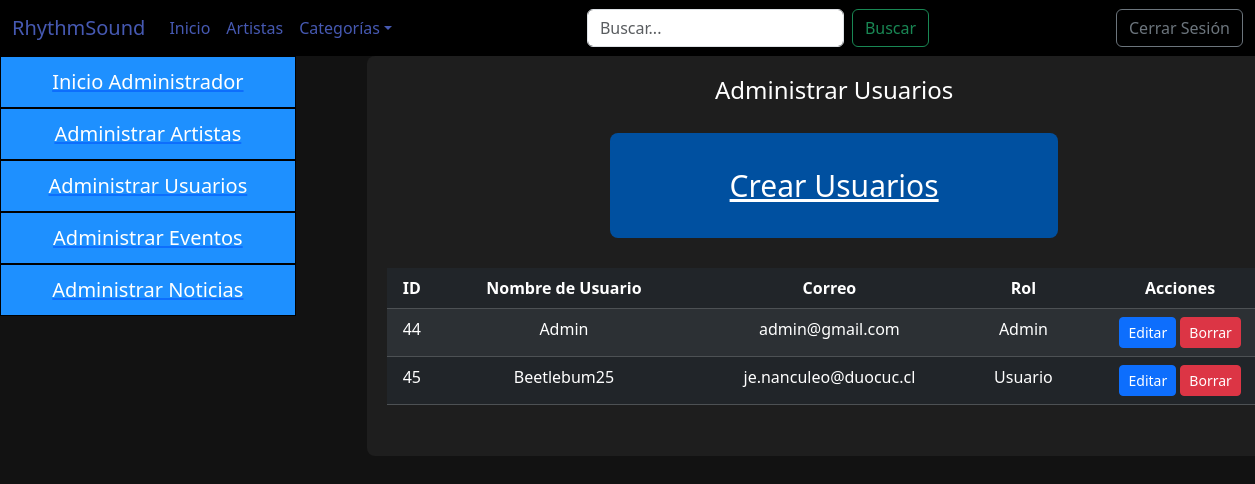
Screenshot of /listado_usuario/ (signed in) with the database file from the repository.
### rsound/models.py (models this page shows, shortened)
class Usuario(models.Model):
    idUsuario = models.AutoField(primary_key=True, verbose_name='Id de usuario')
    nombreUsuario = models.CharField(max_length=15)
    nombre = models.CharField(max_length=20)
    apellidos = models.CharField(max_length=40)
    numero_telefonico = models.CharField(max_length=20, verbose_name="Número Telefónico (+56)", default='0000000000')
    correo = models.EmailField(max_length=40)
    contraseña = models.CharField(max_length=128)
    fechacreacion = models.DateField(verbose_name='Fecha de creación', auto_now_add=True)
    rol = models.ForeignKey(Rol, on_delete=models.CASCADE)

class Rol(models.Model):
    idRol = models.AutoField(primary_key=True,verbose_name='Id rol')
    nombreRol = models.CharField(max_length=15, blank=True, null=True)

### rsound/views.py (the view)
# urls.py: path('listado_usuario/', listado_usuario, name='listado_usuario'),
def listado_usuario(request):
    roles = Rol.objects.all()
    usuario = Usuario.objects.all()
    contexto = {"roles": roles, "persona": usuario}
    return render(request, 'rsound/Admin/listado_usuario.html', contexto)

### rsound/templates/rsound/Admin/listado_usuario.html (shortened to what this page needs)
{% extends 'rsound/Plantilla.html' %}
{% load static %}
{% block css %}
<link rel="stylesheet" href="{% static 'rsound/css/administracion.css' %}">
{% endblock css %}
{% block Contenido %}
<div class="row fondogeneralosos">
    <div class="col-md-3 col-sm-12 col-12">
        <div class="navegador">
            <nav class="barranav">
                <ul>
                    <a href="{% url 'administracion' %}">
                        <li>Inicio Administrador</li>
                    </a>
                    <a href="{% url 'adminartistas' %}">
                        <li>Administrar Artistas</li>
                    </a>
                    <a href="{% url 'adminusuario' %}">
                        <li>Administrar Usuarios</li>
                    </a>
                    <a href="{% url 'adminevento' %}">
                        <li>Administrar Eventos</li>
                    </a>
                    <a href="{% url 'adminnoticia' %}">
                        <li>Administrar Noticias</li>
                    </a>
                </ul>
            </nav>
        </div>
    </div>
    <div class="col-md-9 col-sm-12 col-12 ">
        <div class="col-md-12 administracion">
            <div class="container-editar">
                <div class="container-datos">
                    <h4 id="titulo">Administrar Usuarios</h4>
                    <div class="row botonfiguras">
                        <div class="col-md-12">
                            <div class="boton">
                                <a href="{% url 'crear_usuario' %}">Crear Usuarios</a>
                            </div>
                        </div>
                        <form action="{% url 'adminusuario' %}" method="post">
                            <div class="lista">
                                <table class="table table-dark table-striped">
                                    <thead>
                                        <tr>
                                            <th>ID</th>
                                            <th>Nombre de Usuario</th>
                                            <th>Correo</th>
                                            <th>Rol</th>
                                            <th>Acciones</th>
                                        </tr>
                                    </thead>
                                    <tbody>
                                        {% for usuario in persona %}
                                        <tr>
                                            <td>{{ usuario.idUsuario }}</td>
                                            <td>{{ usuario.nombreUsuario }}</td>
                                            <td>{{ usuario.correo }}</td>
                                            <td>{{ usuario.rol.nombreRol }}</td>
                                            <td>
                                                <a href="{% url 'pagEditar_usuario' usuario.idUsuario %}" class="btn btn-primary btn-sm">Editar</a>
                                                <a href="{% url 'eliminar_usuario' usuario.idUsuario %}" class="btn btn-danger btn-sm">Borrar</a>
                                            </td>
                                        </tr>
                                        {% endfor %}
                                    </tbody>
                                </table>
                            </div>
                        </form>
                    </div>
                </div>
            </div>
        </div>
    </div>
</div>
{% endblock Contenido %}

### rsound/static/rsound/css/administracion.css (style rules this page uses)
body { font-family: 'Arial', sans-serif; background-color: #121212 !important; color: #ddd; }
.administracion { background-color: #1e1e1e; width: 90%; margin-left: 5%; min-height: 400px; text-align: center; padding: 20px; border-radius: 8px; }
.navegador { text-align: center; width: 100%; padding: 0; }
.navegador .barranav ul { list-style-type: none; margin: 0; padding: 0; height: 100%; }
.barranav { position: sticky !important; }
.barranav ul a li { background-color: #1e90ff; color: #fff !important; font-size: 20px; display: block; padding: 10px 18px; text-decoration: none; }
.navegador .barranav ul li { border: 1px solid #000000; }
.container-datos { text-align: center; }
.lista { margin-bottom: 25px; }
.botonfiguras { margin-top: 30px; }
.botonfiguras .boton { border-radius: 8px; font-size: 30px; margin-left: 25%; margin-top: 20px; padding: 30px; width: 50%; background-color: #0050a0; margin-bottom: 30px; }
.botonfiguras .boton a { color: white !important; }

### rsound/static/rsound/css/Styles.css (style rules this page uses)
body { font-family: 'Arial', sans-serif; background-color: #121212 !important; }

### rsound/static/rsound/css/Style3.css (style rules this page uses)
body { font-family: Arial, sans-serif; background-color: #000; color: #fff !important; margin: 0; padding: 0; }

### rsound/static/rsound/css/cssNavbar.css (style rules this page uses)
nav { background-color: #000000; }

### rows the page displays
Usuario: idUsuario "44", nombreUsuario "Admin", correo "admin@gmail.com", rol.nombreRol "Admin"
Usuario: idUsuario "45", nombreUsuario "Beetlebum25", correo "je.nanculeo@duocuc.cl", rol.nombreRol "Usuario"
